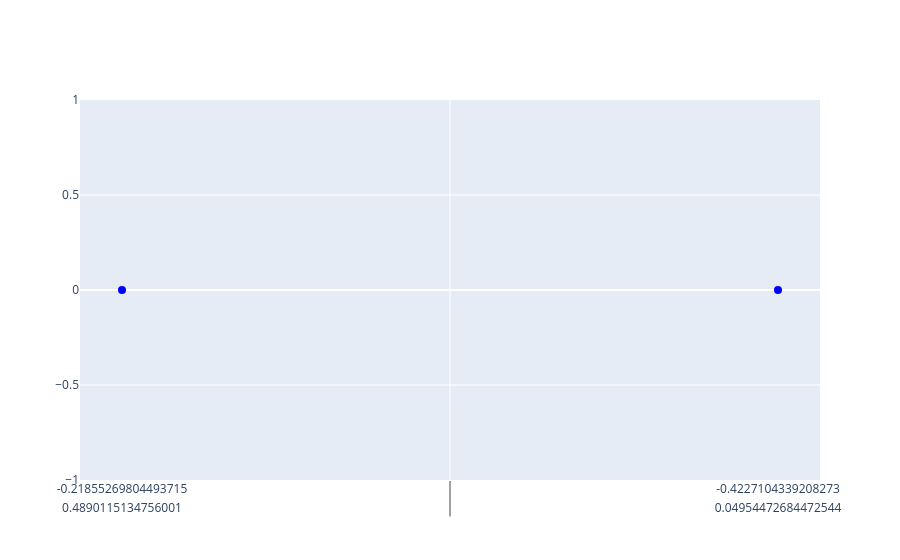

Notebook code cell kept with this figure:
### Code cell
fig = go.Figure()

fig.add_trace(go.Scatter(
    x=X , 
    y=y,
    mode='markers',
    marker=dict(size=8, color='blue'),
    name='Class 0'
))

# fig.add_trace(go.Scatter(
#     x=X[SIZE:, 0],
#     y=X[SIZE:, 1],
#     mode='markers',
#     marker=dict(size=8, color='red'),
#     name='Class 1'
# ))

# fig.update_layout(
#     title='Распределение данных',
#     xaxis_title='X1',
#     yaxis_title='X2',
#     hovermode='closest',
#     width=700,
#     height=700
# )

fig.show()

### Figure 1 — Plotly figure (JSON) as saved in the notebook; plotly's stock layout.template omitted (floating-point values rounded to 4 significant figures; data arrays with more than 128 entries replaced by an {"elided": "..."} marker saying what was removed)
{"data": [{"marker": {"color": "blue", "size": 8}, "mode": "markers", "name": "Class 0", "type": "scatter", "x": {"elided": "200x2 float values"}, "y": {"elided": "200 int values"}}], "layout": {}}
